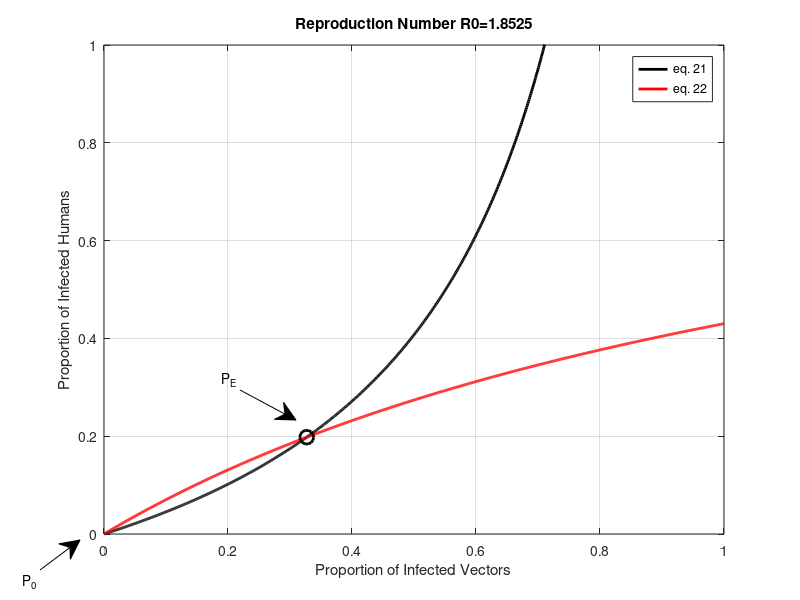

Source code (MATLAB):
% Dengue Control Strategy using Ross-Macdonald Model
% Reproducing Figure 1: Nullclines

clear;
clc;
close all;

% Parameters
a = 0.36065; % Mosquito biting rate on humans
mu = 1/30; % Natural mortality rate of the mosquito
p = 0.22687; % Probability of infection of a susceptible human
q = 0.08058; % Probability of infection of a susceptible mosquito
alpha = 1/10; % Recovery rate of humans
m = 2.59691; % Number of female mosquitoes per person adjsuted from 1.5969

% Reproduction number R0
R0 = (p * q * a^2 * m) / (alpha * mu);
disp(['Reproduction Number R0: ', num2str(R0)]);

% Nullclines
x = linspace(0, 1, 1000);
y1_nullcline = mu * x ./ (p * a * (1 - x));
y2_nullcline = q * a * m * x ./ (q * a * m * x + alpha);

% Equilibrium points
xE = (p * q * a^2 * m - alpha * mu) / (p * q * a^2 * m + q * a * mu * m);
yE = (p * q * a^2 * m - alpha * mu) / (p * q * a^2 * m + p * a * alpha);

% Plotting the nullclines
figure;
plot(x, y1_nullcline, 'k', 'LineWidth', 2); % eq. 21
hold on;
plot(x, y2_nullcline, 'r', 'LineWidth', 2); % eq. 22
plot(xE, yE, 'ko', 'MarkerSize', 10, 'LineWidth', 2);
xlabel('Proportion of Infected Vectors');
ylabel('Proportion of Infected Humans');
title(['Reproduction Number R0=', num2str(R0)]);
legend('eq. 21', 'eq. 22');
grid on;

% Set axes limits for better visualization
xlim([0 1]);
ylim([0 1]);

% Add annotations to indicate equilibrium points
annotation('textarrow', [0.3 0.37], [0.35 0.3], 'String', 'P_E');
annotation('textarrow', [0.05 0.1], [0.05 0.1], 'String', 'P_0');
